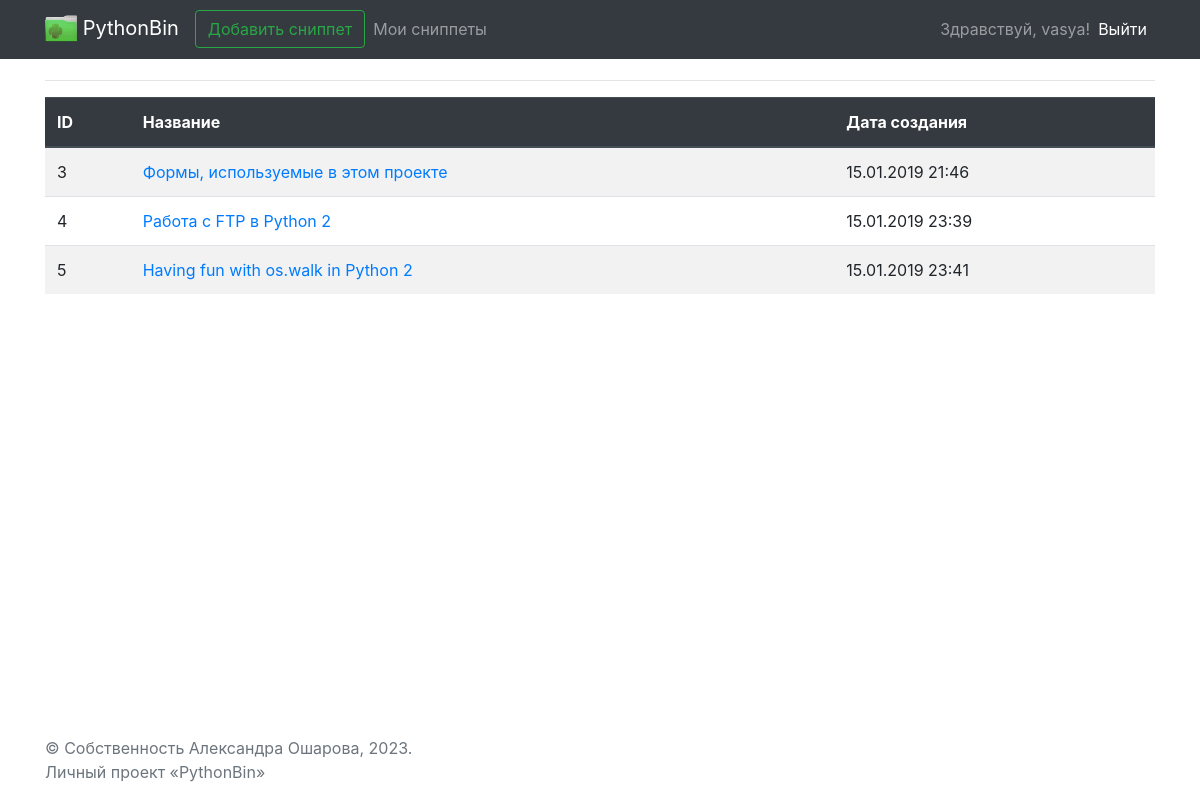
The app's page /snippets/list (signed in) with its own data.
### main/models.py (models this page shows)
class Snippet(models.Model):
    name = models.CharField(max_length=200)
    code = models.TextField(max_length=5000)
    creation_date = models.DateTimeField()
    user = models.ForeignKey(to=User, on_delete=models.CASCADE,
                             blank=True, null=True)  # can be empty due to usage of AnonymousUser

### main/views.py (the view)
# urls.py: path('snippets/list', views.my_snippets_page, name='my_snippets'),
@login_required
def my_snippets_page(request):
    context = get_base_context(request, 'Мои сниппеты')
    context['records'] = Snippet.objects.filter(user=request.user)
    return render(request, 'pages/my_snippets.html', context)

### main/views.py (called while the page is built)
def get_base_context(request, pagename):
    return {
        'pagename': pagename,
        'loginform': LoginForm(),
        'user': request.user,
    }

### main/templates/pages/my_snippets.html
{% extends 'base.html' %}
{% block content %}
<div class="row">
    <div class="col">
        <table class="table table-striped">
            <thead class="thead-dark">
                <tr>
                    <th scope="col">ID</th>
                    <th scope="col">Название</th>
                    <th scope="col">Дата создания</th>
                </tr>
            </thead>
            <tbody>
                {% for item in records %}
                <tr>
                    <td scope="row">{{ item.id }}</td>
                    <td><a href="{% url 'view_snippet' item.id %}">{{ item.name }}</a></td>
                    <td>{{ item.creation_date|date:'d.m.Y H:i' }}</td>
                </tr>
                {% endfor %}
            </tbody>
        </table>
    </div>
</div>
{% endblock %}

### main/templates/base.html (shortened to what this page needs)
<!doctype html>
<html lang="en" class="h-100">
<head>
    {% load static %}
    <link rel="stylesheet" href="https://stackpath.bootstrapcdn.com/bootstrap/4.2.1/css/bootstrap.min.css"
>
    <link href="https://getbootstrap.com/docs/4.2/examples/sticky-footer-navbar/sticky-footer-navbar.css"
          rel="stylesheet">
</head>
<body class="d-flex flex-column h-100">
    <header>
        {% block header %}
        {% include 'header.html' %}
        {% endblock %}
    </header>
    <main role="main" class="mt-3 flex-shrink-0">
        <div class="container">
            {% block pagename %}
            <div class="row">
                <div class="col">
                    <h1>{{pagename}}</h1><hr>
                </div>
            </div>
            {% endblock %}
            {% block content %}
            {% endblock %}
        </div>
    </main>
    <footer class="footer mt-auto py-3">
        {% block footer %}
        {% include 'footer.html' %}
        {% endblock %}
    </footer>
</body>
</html>

### main/templates/header.html (shortened to what this page needs)
{% load static %}
<nav class="navbar navbar-expand-md navbar-dark fixed-top bg-dark">
    <div class="container">
    <a class="navbar-brand" href="{% url 'index' %}">
        <img src="{% static 'images/logo.png' %}" width="32" height="32" alt="">
        PythonBin
    </a>
    <div class="collapse navbar-collapse" id="navbarCollapse">
        <ul class="navbar-nav mr-auto">
            <li class="form-inline"><a class="btn btn-outline-success" href="{% url 'add_snippet' %}">Добавить сниппет</a></li>
            {% if request.user.is_authenticated %}
            <li class="nav-item"><a class="nav-link" href="{% url 'my_snippets' %}">Мои сниппеты</a></li>
            {% endif %}
        </ul>
        {% if request.user.is_authenticated %}
        <ul class="navbar-nav mr-right">
            <span class="navbar-text">
                Здравствуй, {{ request.user.username }}!
            </span>
            <li class="nav-item active"><a class="nav-link" href="{% url 'logout' %}">Выйти</a></li>
        </ul>
        {% endif %}
    </div>
    </div>
</nav>

### main/templates/footer.html
<div class="container">
    {% block footer %}
    <span class="text-muted">
        &copy; Собственность Александра Ошарова, {% now "Y" %}. <br>
        Личный проект &laquo;PythonBin&raquo;
    </span>
    {% endblock %}
</div>

### records on screen
Snippet: id "3", name "Формы, используемые в этом проекте", creation_date "15.01.2019 21:46"
Snippet: id "4", name "Работа с FTP в Python 2", creation_date "15.01.2019 23:39"
Snippet: id "5", name "Having fun with os.walk in Python 2", creation_date "15.01.2019 23:41"

### other values on screen
{{ request.user.username }} "vasya"
